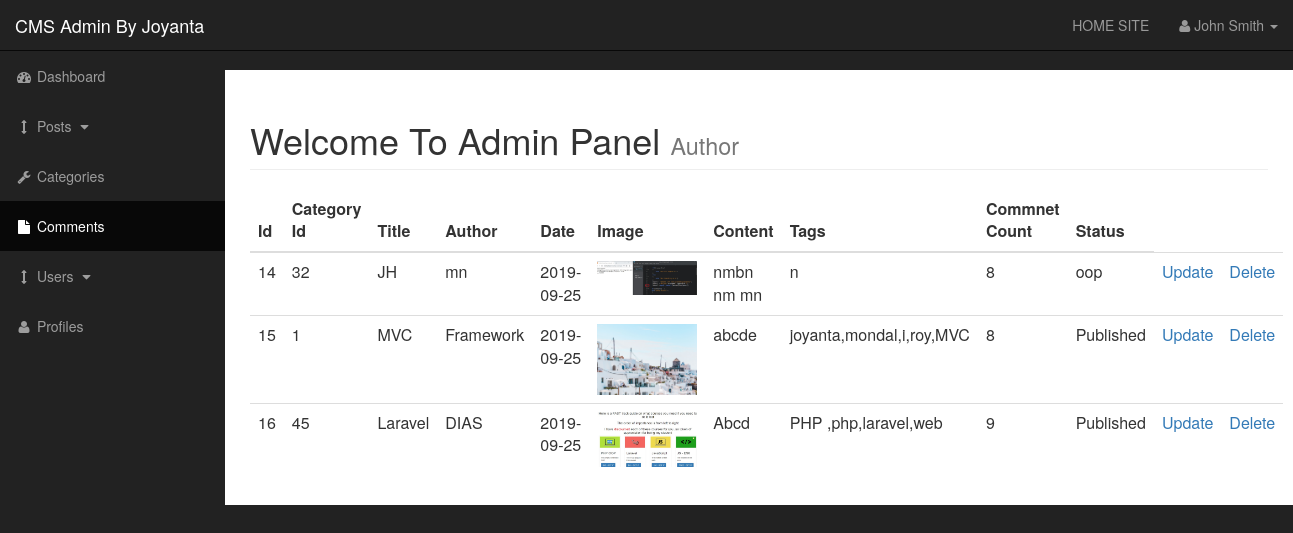
The page /admin/posts.php on the database its author committed.
### tables this page shows
CREATE TABLE `posts` (
  `post_id` int(3) NOT NULL,
  `post_category_id` int(3) NOT NULL,
  `post_title` varchar(255) NOT NULL,
  `post_author` varchar(255) NOT NULL,
  `post_date` date NOT NULL,
  `post_image` text NOT NULL,
  `post_content` text NOT NULL,
  `post_tags` varchar(255) NOT NULL,
  `post_comment_count` int(11) NOT NULL,
  `post_status` varchar(255) NOT NULL DEFAULT 'draft'
);

### admin/includes/view_all_post.php (the view, shortened to what this page needs)
<table class="table table-border table-hover">
                     <thead>
                         <tr>
                             <th>Id</th>
                              <th>Category Id</th>
                              <th>Title</th>
                              <th>Author</th>
                             <th>Date</th>
                             <th>Image</th>
                             <th>Content</th>
                             <th>Tags</th>
                             <th>Commnet Count</th>
                             <th>Status</th>
                         </tr>
                     </thead>
                     <tbody>
          <?php
               $query = "SELECT * FROM posts";
               $select_posts = mysqli_query($connection,$query);
               while($row = mysqli_fetch_assoc($select_posts)){
                   $post_id = $row['post_id'];
                   $post_category_id = $row['post_category_id'];
                   $post_title = $row['post_title'];
                   $post_author = $row['post_author'];
                   $post_date = $row['post_date'];
                   $post_image = $row['post_image'];
                   $post_content = $row['post_content'];
                   $post_tags = $row['post_tags'];
                   $post_comment_count = $row['post_comment_count'];
                   $post_status = $row['post_status'];
                   echo "<tr>";
                   echo "<td>{$post_id}</td>";
                   echo "<td>{$post_category_id}</td>";
                   echo "<td>{$post_title}</td>";
                   echo "<td>{$post_author}</td>";
                   echo "<td>{$post_date}</td>";
                   echo "<td><img width='100' src='../images/$post_image' alt='Image'></td>";
                   echo "<td>{$post_content}</td>";
                   echo "<td>{$post_tags}</td>";
                   echo "<td>{$post_comment_count}</td>";
                   echo "<td>{$post_status}</td>";
                   echo "<td> <a href='posts.php?source=update_post&p_id={$post_id}'>Update</a></td>";
                   echo "<td> <a href='posts.php?delete={$post_id}'>Delete</a></td>";
                   echo "</tr>";
               }
           ?>
                 </tbody>
                 </table>

### admin/includes/admin_header.php (shortened to what this page needs)
<!DOCTYPE html>
<html lang="en">
<head>
    <link href="css/bootstrap.min.css" rel="stylesheet">
    <link href="css/sb-admin.css" rel="stylesheet">
    <link href="font-awesome/css/font-awesome.min.css" rel="stylesheet" type="text/css">
</head>
<body>

### admin/posts.php (shortened to what this page needs)
<?php include "includes/admin_header.php" ?>
    <div id="wrapper">
<?php include "includes/admin_navigation.php" ?>
        <div id="page-wrapper">
            <div class="container-fluid">
                <div class="row">
                    <div class="col-lg-12">
                     <h1 class="page-header">
                            Welcome To Admin Panel
                            <small>Author</small>
                        </h1>
 <?php
    if(isset($_GET['source'])){
        $source = $_GET['source'];
    }
     else
     {
         $source = '';
     }
  switch($source ){
         default:
          include "includes/view_all_post.php";
          break;
  }
?>
                </div>
            </div>
        </div>
    </div>
  <?php include "includes/admin_footer.php"; ?>

### admin/includes/admin_navigation.php (shortened to what this page needs)
<nav class="navbar navbar-inverse navbar-fixed-top" role="navigation">
         <div class="navbar-header">
             <a class="navbar-brand" href="index.html">CMS Admin By Joyanta</a>
         </div>
         <ul class="nav navbar-right top-nav">
            <li> <a href="../index.php">HOME SITE</a>  </li>
             <li class="dropdown">
                 <a href="#" class="dropdown-toggle" data-toggle="dropdown"><i class="fa fa-user"></i> John Smith <b class="caret"></b></a>
             </li>
         </ul>
         <div class="collapse navbar-collapse navbar-ex1-collapse">
             <ul class="nav navbar-nav side-nav">
                 <li>
                     <a href="index.html"><i class="fa fa-fw fa-dashboard"></i> Dashboard</a>
                 </li>
                  <li>
                     <a href="javascript:;" data-toggle="collapse" data-target="#posts_dropdown"><i class="fa fa-fw fa-arrows-v"></i> Posts <i class="fa fa-fw fa-caret-down"></i></a>
                 </li>
                 <li>
                     <a href="./catagories.php"><i class="fa fa-fw fa-wrench"></i> Categories</a>
                 </li>
                 <li class="active">
                     <a href="blank-page.html"><i class="fa fa-fw fa-file"></i> Comments</a>
                 </li>
                 <li>
                     <a href="javascript:;" data-toggle="collapse" data-target="#demo"><i class="fa fa-fw fa-arrows-v"></i> Users <i class="fa fa-fw fa-caret-down"></i></a>
                 </li>
                 <li>
                     <a href="bootstrap-grid.html"><i class="fa fa-fw fa-user"></i> Profiles</a>
                 </li>
             </ul>
         </div>
     </nav>

### admin/includes/admin_footer.php (shortened to what this page needs)
</body>
</html>

### admin/css/sb-admin.css (style rules this page uses)
body { margin-top: 100px; background-color: #222; }
@media (min-width:768px) { body { margin-top: 50px; } }
#wrapper { padding-left: 0; }
#page-wrapper { width: 100%; padding: 0; background-color: #fff; }
@media (min-width:768px) { #wrapper { padding-left: 225px; } }
@media (min-width:768px) { #page-wrapper { padding: 10px; } }
.top-nav { padding: 0 15px; }
.top-nav>li { display: inline-block; float: left; }
.top-nav>li>a { padding-top: 15px; padding-bottom: 15px; line-height: 20px; color: #999; }
@media (min-width:768px) { .side-nav { position: fixed; top: 51px; left: 225px; width: 225px; margin-left: -225px; border: none; border-radius: 0; overflow-y: auto; background-color: #222; } }
@media (min-width:768px) { .side-nav>li>a { width: 225px; } }

### rows shown on the page
posts: post_id "14", post_category "32", post_title "JH", post_author "mn", post_date "2019-09-25", post_image (picture), post_content "nmbn nm mn", post_tags "n", post_comment_count "8", post_status "oop"
posts: post_id "15", post_category "1", post_title "MVC", post_author "Framework", post_date "2019-09-25", post_image (picture), post_content "abcde", post_tags "joyanta,mondal,i,roy,MVC", post_comment_count "8", post_status "Published"
posts: post_id "16", post_category "45", post_title "Laravel", post_author "DIAS", post_date "2019-09-25", post_image (picture), post_content "Abcd", post_tags "PHP ,php,laravel,web", post_comment_count "9", post_status "Published"
